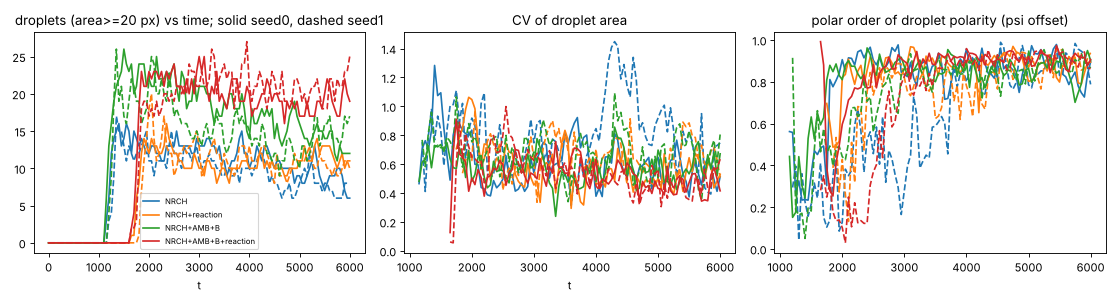

This figure's Python source:
import numpy as np, json, sys, glob
from scipy import ndimage
import matplotlib; matplotlib.use('Agg'); import matplotlib.pyplot as plt
S='/tmp/claude-0/-home-user-physim/b3c8c7c9-06fe-5142-8c86-74065d022b56/scratchpad/nr/'
arms=[('NRCH','pack_s0','pack_s1'),('NRCH+reaction','R1s0','R1s1'),('NRCH+AMB+B','A2s0','A2s1'),('NRCH+AMB+B+reaction','A3s0','A3s1')]
fig,ax=plt.subplots(1,3,figsize=(14,3.8))
for i,(name,a,b) in enumerate(arms):
  for j,p in enumerate((a,b)):
    f=glob.glob(S+p+'/**/frames.npz',recursive=True)
    if not f: continue
    z=np.load(f[0]); F=z['matter']
    R=z['render']; rf=z['render_f']
    pol=[]
    for fi,rr in zip(rf,R):
      phi=rr[0]; psi=rr[1]; lab,k=ndimage.label(phi>0); us=[]
      for q in range(1,k+1):
        m=lab==q
        if m.sum()<20: continue
        yy,xx=np.nonzero(m); w=psi[m]-psi[m].min()+1e-9
        v=np.array([(xx*w).sum()/w.sum()-xx.mean(),(yy*w).sum()/w.sum()-yy.mean()])
        if np.hypot(*v)>0.3: us.append(v/np.hypot(*v))
      pol.append(np.hypot(*np.mean(us,0)) if len(us)>1 else np.nan)
    pol=np.array(pol)
    n=[];cv=[];t=np.arange(len(F))*50
    for fr in F:
      lab,k=ndimage.label(fr>0); ar=np.bincount(lab.ravel())[1:]; ar=ar[ar>=20]
      n.append(len(ar)); cv.append(ar.std()/ar.mean() if len(ar)>1 else np.nan)
    n=np.array(n); cv=np.array(cv); late=slice(len(F)//2,None)
    print(name,p,'n late mean %.1f sd %.1f'%(n[late].mean(),n[late].std()),'CV late %.2f'%np.nanmean(cv[late]),'polar order late %.2f'%np.nanmean(pol[len(pol)//2:]))
    ax[2].plot(np.array(rf)*50,pol,c='C%d'%i,ls='-' if j==0 else '--')
    ax[0].plot(t,n,c='C%d'%i,ls='-' if j==0 else '--',label=name if j==0 else None)
    ax[1].plot(t,cv,c='C%d'%i,ls='-' if j==0 else '--')
ax[0].set_title('droplets (area>=20 px) vs time; solid seed0, dashed seed1'); ax[1].set_title('CV of droplet area'); ax[0].legend(fontsize=7); ax[2].set_title('polar order of droplet polarity (psi offset)')
for a_ in ax[:2]: a_.set_xlabel('t')
fig.tight_layout(); fig.savefig(S+'arms.png',dpi=80)
